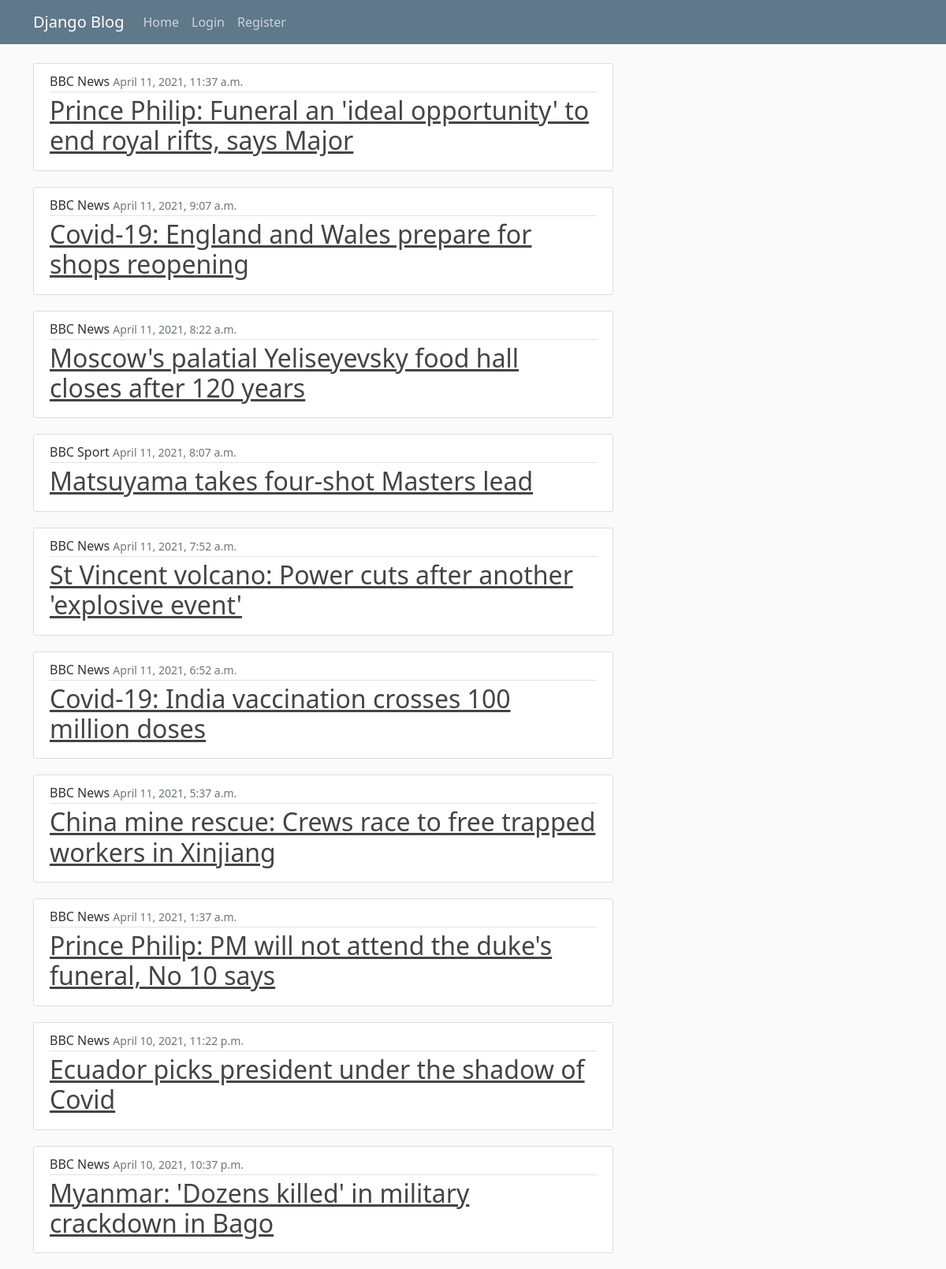
The page / on the database its author committed.
### news/models.py (models this page shows, shortened)
class Article(models.Model):
    title = models.CharField(max_length=150)
    description = models.TextField()
    date_posted = models.DateTimeField()
    author = models.CharField(max_length=70)
    image_url = models.URLField()
    slug = models.SlugField()
    likes = models.ManyToManyField("users.User", related_name= 'blog_posts')

### news/views.py (the view)
# urls.py: path('', views.index, name='articels-home'),
def index (request):
    articles = Article.objects.all().prefetch_related('likes')
    likes_list=[]
    for a in articles:
        a.is_liked = (request.user in a.likes.all())
        if a.is_liked:
            likes_list.append(a.title)
    if articles.count() < 5:
        articles = get_articles()
    return render(request, 'news/index.html',context={"articles":articles, "fav":likes_list})

### news/templates/news/index.html (shortened to what this page needs)
{% extends "news/base.html" %}
{% block content %}
    {% for a in articles %}
       <article class="media content-section">
          <div class="media-body">
            <div class="article-metadata">
              <span class="mr-2">{{ a.author }}</span>
              <small class="text-muted">{{ a.date_posted }}</small>
            </div>
            <h2><a class="article-title" href="{% url 'article-detail' a.id %}">{{ a.title }}</a></h2>
          </div>
        </article>
    {% endfor %}
{% endblock content %}

### news/templates/news/base.html (shortened to what this page needs)
{% load static %}
<!doctype html>
<html lang="en">
  <head>
    <link href="https://cdn.jsdelivr.net/npm/bootstrap@5.0.0-beta3/dist/css/bootstrap.min.css" rel="stylesheet">
    <link rel="stylesheet" type="text/css" href="{% static 'news/main.css' %}">
  </head>
  <body>
    <header class="site-header">
  <nav class="navbar navbar-expand-md navbar-dark bg-steel fixed-top">
    <div class="container">
      <a class="navbar-brand mr-4" href="{% url 'articels-home' %}">Django Blog</a>
      <div class="collapse navbar-collapse" id="navbarToggle">
        <div class="navbar-nav mr-auto">
          <a class="nav-item nav-link" href="{% url 'articels-home' %}">Home</a>
        </div>
        <div class="navbar-nav">
              {% if user.is_authenticated %}
                <a class="nav-item nav-link" href="{% url 'logout' %}">Logout</a>
              {% else %}
                <a class="nav-item nav-link" href="{% url 'login' %}">Login</a>
                <a class="nav-item nav-link" href="{% url 'register' %}">Register</a>
              {% endif %}
            </div>
      </div>
    </div>
  </nav>
</header>
    <main role="main" class="container">
      <div class="row">
        <div class="col-md-8">
          {% block content %}{% endblock %}
        </div>
        </div>
    </main>
  </body>
</html>

### news/static/news/main.css (style rules this page uses)
body { background: #fafafa; color: #333333; margin-top: 5rem; }
h1, h2, h3, h4, h5, h6 { color: #444444; }
.bg-steel { background-color: #5f788a; }
.site-header .navbar-nav .nav-link { color: #cbd5db; }
.content-section { background: #ffffff; padding: 10px 20px; border: 1px solid #dddddd; border-radius: 3px; margin-bottom: 20px; }
.article-title { color: #444444; }
.article-metadata { padding-bottom: 1px; margin-bottom: 4px; border-bottom: 1px solid #e3e3e3 }

### rows shown on the page
Article: author "BBC News", date_posted "April 11, 2021, 11:37 a.m.", title "Prince Philip: Funeral an 'ideal opportunity' to end royal rifts, says Major"
Article: author "BBC News", date_posted "April 11, 2021, 9:07 a.m.", title "Covid-19: England and Wales prepare for shops reopening"
Article: author "BBC News", date_posted "April 11, 2021, 8:22 a.m.", title "Moscow's palatial Yeliseyevsky food hall closes after 120 years"
Article: author "BBC Sport", date_posted "April 11, 2021, 8:07 a.m.", title "Matsuyama takes four-shot Masters lead"
Article: author "BBC News", date_posted "April 11, 2021, 7:52 a.m.", title "St Vincent volcano: Power cuts after another 'explosive event'"
Article: author "BBC News", date_posted "April 11, 2021, 6:52 a.m.", title "Covid-19: India vaccination crosses 100 million doses"
Article: author "BBC News", date_posted "April 11, 2021, 5:37 a.m.", title "China mine rescue: Crews race to free trapped workers in Xinjiang"
Article: author "BBC News", date_posted "April 11, 2021, 1:37 a.m.", title "Prince Philip: PM will not attend the duke's funeral, No 10 says"
Article: author "BBC News", date_posted "April 10, 2021, 11:22 p.m.", title "Ecuador picks president under the shadow of Covid"
Article: author "BBC News", date_posted "April 10, 2021, 10:37 p.m.", title "Myanmar: 'Dozens killed' in military crackdown in Bago"
